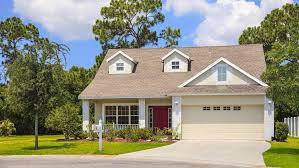
#> input picture PirmaisParads/maja/lejupielādēt (1).jpeg, 299 x 168 px, found by its file name; its folder holds 4 pictures in this run
$ python majuNoteiksana.py
#> lines starting #> are read from the running program, lines starting #| are printed output that depends on the picture
import os
import pandas as pd
import numpy as np
import matplotlib.pyplot as plt
import seaborn as sb
import pickle
from termcolor import colored as cl
from PIL import Image
from sklearn.model_selection import train_test_split

from sklearn.linear_model import LinearRegression
from sklearn.linear_model import Ridge
from sklearn.linear_model import Lasso
from sklearn.linear_model import BayesianRidge
from sklearn.linear_model import ElasticNet
from sklearn.ensemble import RandomForestClassifier
from sklearn.metrics import accuracy_score
from sklearn.metrics import explained_variance_score as evs
from sklearn.metrics import r2_score as r2


images = []
labels = []

image_address = "PirmaisParads/maja/"

for names in os.listdir(image_address):
    image = Image.open(os.path.join(image_address, names)).resize((200, 200), Image.Resampling.NEAREST)
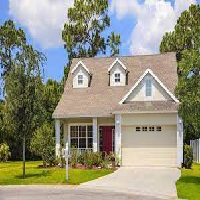
#> image: PIL image 200x200 RGB; mean R, G, B 148.1, 146.7, 127.5
    images.append(np.array(image))
    if "maja" in names:
        labels.append(1)
    else:
        labels.append(0)
#> pass 2 of the loop `for names in os.listdir(image_address):`:
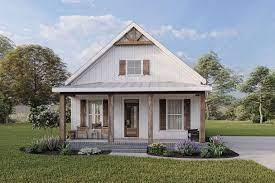
#> input picture PirmaisParads/maja/lejupielādēt (2).jpeg, 275 x 183 px, found by its file name
#> `image = Image.open(os.path.join(image_address, names)).resize((200, 20..`:
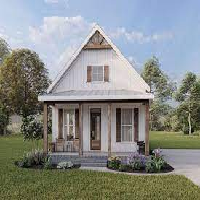
#> image: PIL image 200x200 RGB; mean R, G, B 135.7, 138.9, 135.3
#> pass 3 of the loop `for names in os.listdir(image_address):`:
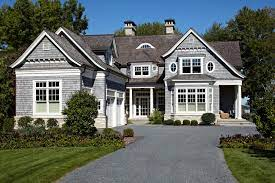
#> input picture PirmaisParads/maja/lejupielādēt (3).jpeg, 275 x 183 px, found by its file name
#> `image = Image.open(os.path.join(image_address, names)).resize((200, 20..`:
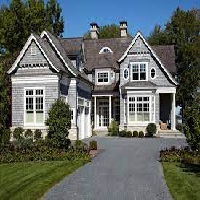
#> image: PIL image 200x200 RGB; mean R, G, B 95.8, 101.9, 96.8
#> the loop made 4 passes; the first 3 are shown


images = np.array(images)
labels = np.array(labels)

images = images/255.0 #
images = images.reshape(images.shape[0], -1)

x_train, x_test, y_train, y_test = train_test_split(images, labels, test_size=0.2, random_state=0)

model = RandomForestClassifier()

model.fit(x_train, y_train)

prediction = model.predict(x_test)

precision = accuracy_score(y_test, prediction)

print(precision)
